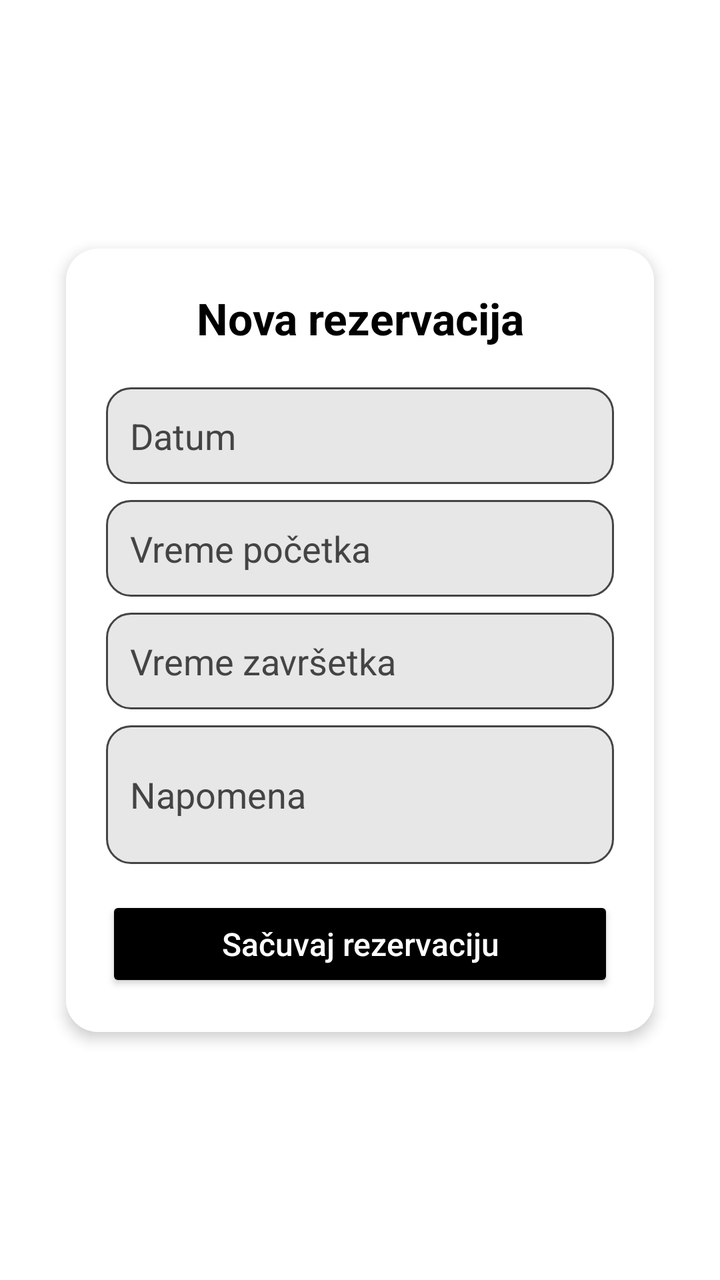
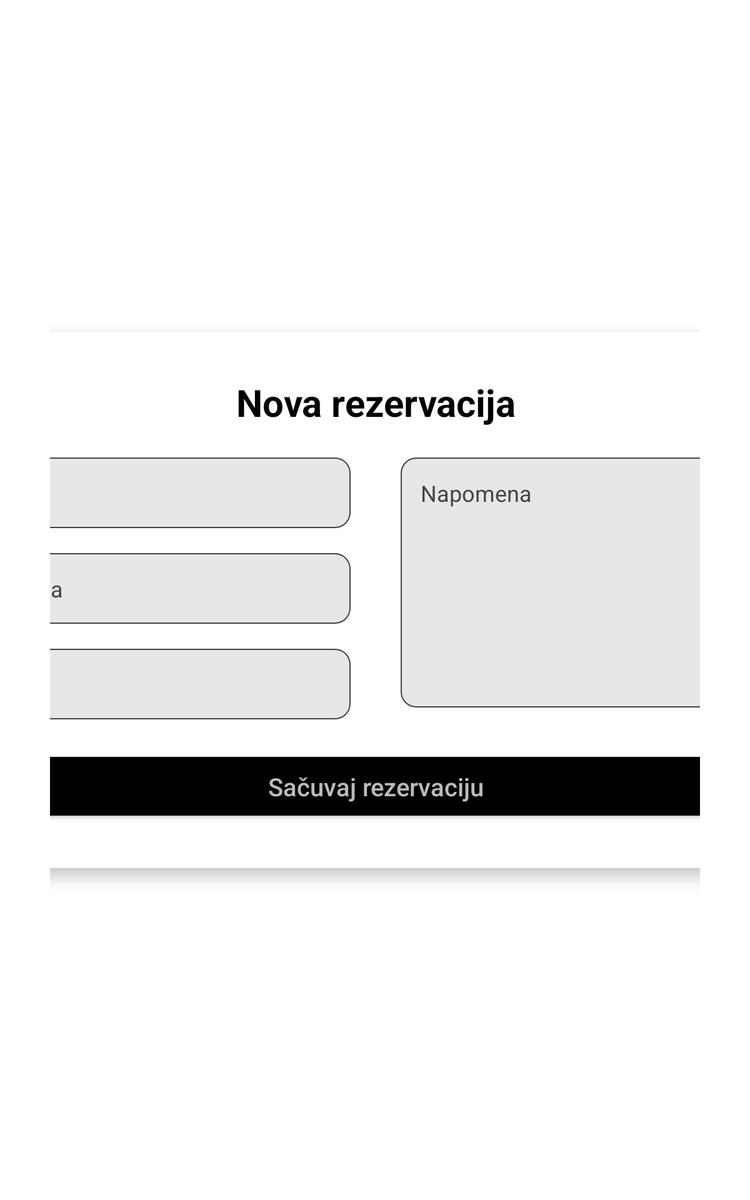

The same Android screen from two of the app's own layout files: first res/layout/ as a phone draws it, then the author's variant for another configuration, drawn on a device whose configuration selects that folder. Both files follow.
<!-- AndroidManifest.xml: application theme Theme.SportFieldReservation -->
<!-- res/layout/activity_add_reservation.xml -->
<?xml version="1.0" encoding="utf-8"?>
<androidx.constraintlayout.widget.ConstraintLayout xmlns:android="http://schemas.android.com/apk/res/android"
    xmlns:app="http://schemas.android.com/apk/res-auto"
    xmlns:tools="http://schemas.android.com/tools"
    android:layout_width="match_parent"
    android:layout_height="match_parent"
    android:background="@color/bg_primary"
    android:padding="16dp"
    tools:context=".activities.AddReservationActivity">

  <androidx.cardview.widget.CardView
      android:id="@+id/cardReservation"
      android:layout_width="0dp"
      android:layout_height="wrap_content"
      android:layout_margin="8dp"
      app:cardCornerRadius="16dp"
      app:cardElevation="4dp"
      app:cardUseCompatPadding="true"
      app:layout_constraintBottom_toBottomOf="parent"
      app:layout_constraintEnd_toEndOf="parent"
      app:layout_constraintStart_toStartOf="parent"
      app:layout_constraintTop_toTopOf="parent">

    <LinearLayout
        android:layout_width="match_parent"
        android:layout_height="wrap_content"
        android:background="@color/card_bg"
        android:orientation="vertical"
        android:padding="20dp">

      <TextView
          android:id="@+id/tvAddReservationTitle"
          android:layout_width="match_parent"
          android:layout_height="wrap_content"
          android:gravity="center"
          android:paddingBottom="16dp"
          android:text="Nova rezervacija"
          android:textColor="@color/text_primary"
          android:textSize="22sp"
          android:textStyle="bold" />

      <EditText
          android:id="@+id/etDate"
          android:layout_width="match_parent"
          android:layout_height="wrap_content"
          android:layout_marginTop="4dp"
          android:background="@drawable/bg_input"
          android:clickable="true"
          android:focusable="false"
          android:hint="Datum"
          android:inputType="none"
          android:padding="12dp"
          android:textColorHint="@color/input_stroke" />

      <EditText
          android:id="@+id/etTime"
          android:layout_width="match_parent"
          android:layout_height="wrap_content"
          android:layout_marginTop="8dp"
          android:background="@drawable/bg_input"
          android:clickable="true"
          android:focusable="false"
          android:hint="Vreme početka"
          android:inputType="none"
          android:padding="12dp"
          android:textColor="@color/text_primary"
          android:textColorHint="@color/input_stroke" />

      <EditText
          android:id="@+id/etEndTime"
          android:layout_width="match_parent"
          android:layout_height="wrap_content"
          android:layout_marginTop="8dp"
          android:background="@drawable/bg_input"
          android:clickable="true"
          android:focusable="false"
          android:hint="Vreme završetka"
          android:inputType="none"
          android:padding="12dp"
          android:textColor="@color/text_primary"
          android:textColorHint="@color/input_stroke" />


      <EditText
          android:id="@+id/etNote"
          android:layout_width="match_parent"
          android:layout_height="wrap_content"
          android:layout_marginTop="8dp"
          android:background="@drawable/bg_input"
          android:hint="Napomena"
          android:inputType="textCapSentences|textMultiLine"
          android:minLines="2"
          android:padding="12dp"
          android:textColor="@color/text_primary"
          android:textColorHint="@color/input_stroke" />

      <Button
          android:id="@+id/btnSaveReservation"
          android:layout_width="match_parent"
          android:layout_height="wrap_content"
          android:layout_marginTop="16dp"
          android:backgroundTint="@color/btn_primary"
          android:padding="12dp"
          android:text="Sačuvaj rezervaciju"
          android:textAllCaps="false"
          android:textColor="@color/white"
          android:textSize="16sp" />

    </LinearLayout>

  </androidx.cardview.widget.CardView>

</androidx.constraintlayout.widget.ConstraintLayout>
<!-- resources referenced by this layout -->
<resources>
  <color name="bg_primary">#FFFFFF</color>
  <color name="btn_primary">#000000</color>
  <color name="card_bg">#FFFFFF</color>
  <color name="input_stroke">#444444</color>
  <color name="text_primary">#000000</color>
  <color name="white">#FFFFFFFF</color>
  <!-- drawable bg_input (drawable) -->
  <?xml version="1.0" encoding="utf-8"?>
  <shape xmlns:android="http://schemas.android.com/apk/res/android">
      <solid android:color="@color/input_bg" />
      <stroke
          android:width="1dp"
          android:color="@color/input_stroke" />
      <corners android:radius="12dp" />
  </shape>
  <style name="Theme.SportFieldReservation" parent="Base.Theme.SportFieldReservation" />
  <color name="input_bg">#E7E7E7</color>
  <style name="Base.Theme.SportFieldReservation" parent="Theme.Material3.DayNight.NoActionBar">
          
          
      </style>
</resources>
<!-- res/layout-sw600dp/activity_add_reservation.xml (the author's variant of the layout above) -->
<!-- drawn on a 7-inch tablet held upright -->
<?xml version="1.0" encoding="utf-8"?>
<androidx.constraintlayout.widget.ConstraintLayout xmlns:android="http://schemas.android.com/apk/res/android"
    xmlns:app="http://schemas.android.com/apk/res-auto"
    xmlns:tools="http://schemas.android.com/tools"
    android:layout_width="match_parent"
    android:layout_height="match_parent"
    android:background="@color/bg_primary"
    android:padding="40dp"
    tools:context=".activities.AddReservationActivity">

    <androidx.cardview.widget.CardView
        android:id="@+id/cardReservation"
        android:layout_width="900dp"
        android:layout_height="wrap_content"
        android:layout_margin="24dp"
        app:cardCornerRadius="24dp"
        app:cardElevation="8dp"
        app:cardUseCompatPadding="true"
        app:layout_constraintBottom_toBottomOf="parent"
        app:layout_constraintEnd_toEndOf="parent"
        app:layout_constraintStart_toStartOf="parent"
        app:layout_constraintTop_toTopOf="parent">

        <LinearLayout
            android:layout_width="match_parent"
            android:layout_height="wrap_content"
            android:background="@color/card_bg"
            android:orientation="vertical"
            android:padding="36dp">

            
            <TextView
                android:id="@+id/tvAddReservationTitle"
                android:layout_width="match_parent"
                android:layout_height="wrap_content"
                android:gravity="center"
                android:paddingBottom="24dp"
                android:text="Nova rezervacija"
                android:textColor="@color/text_primary"
                android:textSize="30sp"
                android:textStyle="bold" />

            
            <LinearLayout
                android:layout_width="match_parent"
                android:layout_height="wrap_content"
                android:orientation="horizontal"
                android:paddingBottom="24dp"
                android:weightSum="2">

                
                <LinearLayout
                    android:layout_width="0dp"
                    android:layout_height="wrap_content"
                    android:layout_weight="1"
                    android:orientation="vertical"
                    android:paddingEnd="20dp">

                    <EditText
                        android:id="@+id/etDate"
                        android:layout_width="match_parent"
                        android:layout_height="wrap_content"
                        android:background="@drawable/bg_input"
                        android:clickable="true"
                        android:focusable="false"
                        android:hint="Datum"
                        android:padding="16dp"
                        android:textColor="@color/text_primary"
                        android:textColorHint="@color/input_stroke"
                        android:textSize="18sp" />

                    <EditText
                        android:id="@+id/etTime"
                        android:layout_width="match_parent"
                        android:layout_height="wrap_content"
                        android:layout_marginTop="20dp"
                        android:background="@drawable/bg_input"
                        android:clickable="true"
                        android:focusable="false"
                        android:hint="Početak termina"
                        android:padding="16dp"
                        android:textColor="@color/text_primary"
                        android:textColorHint="@color/input_stroke"
                        android:textSize="18sp" />

                    <EditText
                        android:id="@+id/etEndTime"
                        android:layout_width="match_parent"
                        android:layout_height="wrap_content"
                        android:layout_marginTop="20dp"
                        android:background="@drawable/bg_input"
                        android:clickable="true"
                        android:focusable="false"
                        android:hint="Kraj termina"
                        android:padding="16dp"
                        android:textColor="@color/text_primary"
                        android:textColorHint="@color/input_stroke"
                        android:textSize="18sp" />

                </LinearLayout>

                
                <LinearLayout
                    android:layout_width="0dp"
                    android:layout_height="match_parent"
                    android:layout_weight="1"
                    android:orientation="vertical"
                    android:paddingStart="20dp">

                    <EditText
                        android:id="@+id/etNote"
                        android:layout_width="match_parent"
                        android:layout_height="200dp"
                        android:background="@drawable/bg_input"
                        android:gravity="top|start"
                        android:hint="Napomena"
                        android:inputType="textCapSentences|textMultiLine"
                        android:padding="16dp"
                        android:textColor="@color/text_primary"
                        android:textColorHint="@color/input_stroke"
                        android:textSize="18sp" />

                </LinearLayout>

            </LinearLayout>

            
            <Button
                android:id="@+id/btnSaveReservation"
                android:layout_width="match_parent"
                android:layout_height="wrap_content"
                android:backgroundTint="@color/btn_primary"
                android:padding="16dp"
                android:text="Sačuvaj rezervaciju"
                android:textAllCaps="false"
                android:textColor="@color/text_secondary"
                android:textSize="20sp" />

        </LinearLayout>

    </androidx.cardview.widget.CardView>

</androidx.constraintlayout.widget.ConstraintLayout>
<!-- resources referenced by the variant -->
<!-- as a 7-inch tablet held upright resolves them -->
<resources>
  <color name="bg_primary">#FFFFFF</color>
  <color name="btn_primary">#000000</color>
  <color name="card_bg">#FFFFFF</color>
  <color name="input_stroke">#444444</color>
  <color name="text_primary">#000000</color>
  <color name="text_secondary">#BBBBBB</color>
  <!-- drawable bg_input (drawable) -->
  <?xml version="1.0" encoding="utf-8"?>
  <shape xmlns:android="http://schemas.android.com/apk/res/android">
      <solid android:color="@color/input_bg" />
      <stroke
          android:width="1dp"
          android:color="@color/input_stroke" />
      <corners android:radius="12dp" />
  </shape>
  <style name="Theme.SportFieldReservation" parent="Base.Theme.SportFieldReservation" />
  <color name="input_bg">#E7E7E7</color>
  <style name="Base.Theme.SportFieldReservation" parent="Theme.Material3.DayNight.NoActionBar">
          
          
      </style>
</resources>
